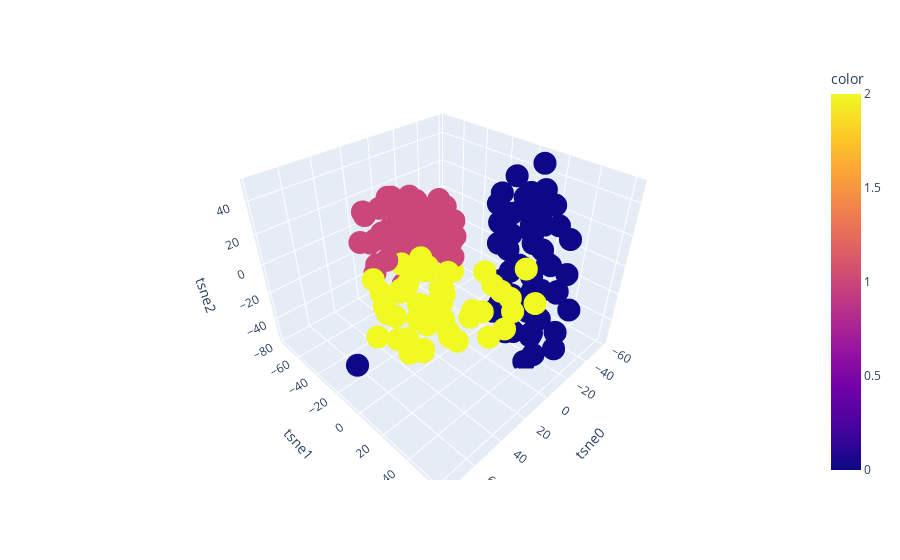

Notebook cell for this chart:
### Code cell
import plotly.express as px
fig = px.scatter_3d(X_tsne, x='tsne0', y='tsne1', z='tsne2', color=y)
fig.show()

### Figure 1 — Plotly figure (JSON) as saved in the notebook; plotly's stock layout.template omitted (floating-point values rounded to 4 significant figures; data arrays with more than 128 entries replaced by an {"elided": "..."} marker saying what was removed)
{"data": [{"hovertemplate": "tsne0=%{x}<br>tsne1=%{y}<br>tsne2=%{z}<br>color=%{marker.color}<extra></extra>", "legendgroup": "", "marker": {"color": {"elided": "150 int values"}, "coloraxis": "coloraxis", "symbol": "circle"}, "mode": "markers", "name": "", "scene": "scene", "showlegend": false, "type": "scatter3d", "x": {"elided": "150 float values"}, "y": {"elided": "150 float values"}, "z": {"elided": "150 float values"}}], "layout": {"coloraxis": {"colorbar": {"title": {"text": "color"}}, "colorscale": [[0, "#0d0887"], [0.1111, "#46039f"], [0.2222, "#7201a8"], [0.3333, "#9c179e"], [0.4444, "#bd3786"], [0.5556, "#d8576b"], [0.6667, "#ed7953"], [0.7778, "#fb9f3a"], [0.8889, "#fdca26"], [1, "#f0f921"]]}, "legend": {"tracegroupgap": 0}, "margin": {"t": 60}, "scene": {"domain": {"x": [0, 1], "y": [0, 1]}, "xaxis": {"title": {"text": "tsne0"}}, "yaxis": {"title": {"text": "tsne1"}}, "zaxis": {"title": {"text": "tsne2"}}}}}
